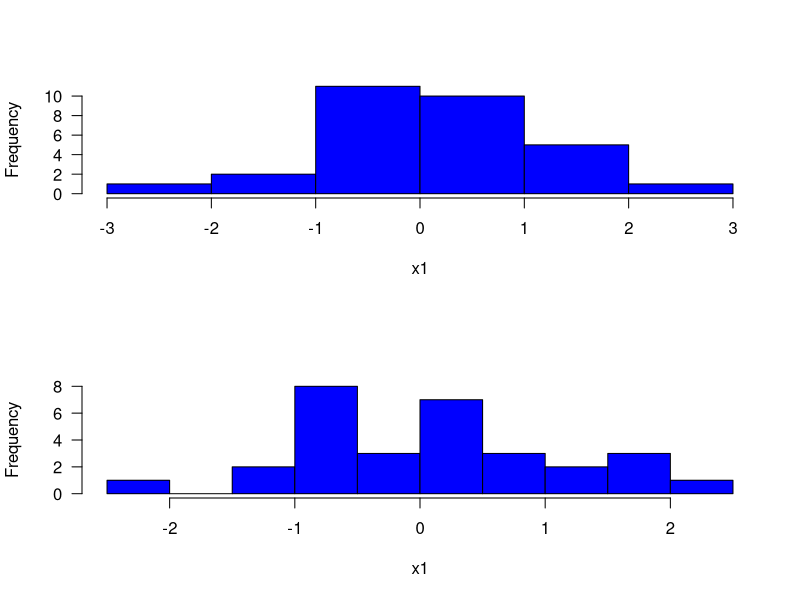

Recreate this plot in R.
print('file: LookHistogramQuickAndDirty.R')
# data:
x1 = c(-0.68644, -0.82379, -0.98416, -2.02230, -0.43507, -0.76655,
       1.22178, 0.09767, -0.93391, -1.23458, 0.09188, 0.56736,
       -0.55276, -0.07969, 0.11767, 2.07541, 1.76443, 0.60249,
       -1.29916, -0.30322, -0.77935, -0.97190, 0.84580, 0.28698,
       1.15160, 0.35533, 0.32936, 1.68584, 0.18260, 1.93600)
# png('x1PlotHist220220QD.png',width=16,height=12,units='cm',res=300)
par(mfrow=c(2,1)) # mf = multi frames
hist(x1,breaks=5,col='blue',xlab='x1',main='',las=1)
hist(x1,breaks=7,col='blue',xlab='x1',main='',las=1)
# dev.off()
# ----------------------------------------------------------------
# Remarks:
# par()   set graphical parameters
# par(mfrow=c(2,1))   multi frame, 2 plots in 2 rows, 1 column
# par(mfrow=c(1,2))   multi frame, 2 plots in 1 row, 2 columns
# breaks = n   a single number giving the number of cells for the histogram, however,
#              the number is a suggestion only; as the breakpoints will be set to pretty 
#              values
#              for n = 5 the number of bins is 6
#              for n = 7 the number of bins is 10 (including an empty one)
# if you want to specify an exact number of bin you should give a vector V of 
#    breakpoints between histogram cells, i.e. breaks = V where, for example,
#    x1min = min(x1); x1max = max(x1); dx1 = (x1max-x1min)/7; 
#    V = seq(x1min,x1max,dx1);
#    hist(x1,breaks=V,col='blue',xlab='x1',main='',las=1)
